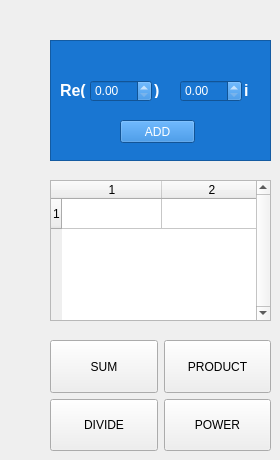
    <widget class="QWidget" name="tab_7">
     <attribute name="title">
      <string>Complex Maths</string>
     </attribute>
     <widget class="QFrame" name="frame_10">
      <property name="geometry">
       <rect>
        <x>50</x>
        <y>40</y>
        <width>221</width>
        <height>121</height>
       </rect>
      </property>
      <property name="styleSheet">
       <string notr="true">background:#1976d2;
color:white;
</string>
      </property>
      <property name="frameShape">
       <enum>QFrame::StyledPanel</enum>
      </property>
      <property name="frameShadow">
       <enum>QFrame::Raised</enum>
      </property>
      <widget class="QDoubleSpinBox" name="cnRe">
       <property name="geometry">
        <rect>
         <x>40</x>
         <y>40</y>
         <width>62</width>
         <height>22</height>
        </rect>
       </property>
      </widget>
      <widget class="QDoubleSpinBox" name="cnIm">
       <property name="geometry">
        <rect>
         <x>130</x>
         <y>40</y>
         <width>62</width>
         <height>22</height>
        </rect>
       </property>
      </widget>
      <widget class="QPushButton" name="addCMN">
       <property name="geometry">
        <rect>
         <x>70</x>
         <y>80</y>
         <width>75</width>
         <height>23</height>
        </rect>
       </property>
       <property name="text">
        <string>ADD</string>
       </property>
      </widget>
      <widget class="QLabel" name="label_40">
       <property name="geometry">
        <rect>
         <x>194</x>
         <y>42</y>
         <width>21</width>
         <height>16</height>
        </rect>
       </property>
       <property name="font">
        <font>
         <pointsize>12</pointsize>
         <weight>75</weight>
         <bold>true</bold>
        </font>
       </property>
       <property name="text">
        <string>i</string>
       </property>
      </widget>
      <widget class="QLabel" name="label_41">
       <property name="geometry">
        <rect>
         <x>10</x>
         <y>42</y>
         <width>28</width>
         <height>16</height>
        </rect>
       </property>
       <property name="font">
        <font>
         <pointsize>12</pointsize>
         <weight>75</weight>
         <bold>true</bold>
        </font>
       </property>
       <property name="text">
        <string>Re(</string>
       </property>
      </widget>
      <widget class="QLabel" name="label_42">
       <property name="geometry">
        <rect>
         <x>104</x>
         <y>42</y>
         <width>16</width>
         <height>16</height>
        </rect>
       </property>
       <property name="font">
        <font>
         <pointsize>12</pointsize>
         <weight>75</weight>
         <bold>true</bold>
        </font>
       </property>
       <property name="text">
        <string>)</string>
       </property>
      </widget>
     </widget>
     <widget class="QFrame" name="frame_11">
      <property name="geometry">
       <rect>
        <x>50</x>
        <y>180</y>
        <width>221</width>
        <height>141</height>
       </rect>
      </property>
      <property name="frameShape">
       <enum>QFrame::StyledPanel</enum>
      </property>
      <property name="frameShadow">
       <enum>QFrame::Raised</enum>
      </property>
      <widget class="QTableWidget" name="cNtbl">
       <property name="geometry">
        <rect>
         <x>0</x>
         <y>0</y>
         <width>221</width>
         <height>141</height>
        </rect>
       </property>
       <property name="verticalScrollBarPolicy">
        <enum>Qt::ScrollBarAlwaysOn</enum>
       </property>
       <property name="horizontalScrollBarPolicy">
        <enum>Qt::ScrollBarAlwaysOff</enum>
       </property>
       <property name="rowCount">
        <number>1</number>
       </property>
       <property name="columnCount">
        <number>2</number>
       </property>
       <row/>
       <column/>
       <column/>
      </widget>
     </widget>
     <widget class="QWidget" name="gridLayoutWidget">
      <property name="geometry">
       <rect>
        <x>50</x>
        <y>340</y>
        <width>221</width>
        <height>111</height>
       </rect>
      </property>
      <layout class="QGridLayout" name="gridLayout">
       <item row="1" column="1">
        <widget class="QPushButton" name="cnPowBtn">
         <property name="sizePolicy">
          <sizepolicy hsizetype="Minimum" vsizetype="MinimumExpanding">
           <horstretch>0</horstretch>
           <verstretch>0</verstretch>
          </sizepolicy>
         </property>
         <property name="minimumSize">
          <size>
           <width>0</width>
           <height>50</height>
          </size>
         </property>
         <property name="text">
          <string>POWER</string>
         </property>
        </widget>
       </item>
       <item row="0" column="0">
        <widget class="QPushButton" name="cnSumBtn">
         <property name="sizePolicy">
          <sizepolicy hsizetype="Minimum" vsizetype="MinimumExpanding">
           <horstretch>0</horstretch>
           <verstretch>0</verstretch>
          </sizepolicy>
         </property>
         <property name="minimumSize">
          <size>
           <width>0</width>
           <height>50</height>
          </size>
         </property>
         <property name="text">
          <string>SUM</string>
         </property>
        </widget>
       </item>
       <item row="1" column="0">
        <widget class="QPushButton" name="cnDivBtn">
         <property name="sizePolicy">
          <sizepolicy hsizetype="Minimum" vsizetype="MinimumExpanding">
           <horstretch>0</horstretch>
           <verstretch>0</verstretch>
          </sizepolicy>
         </property>
         <property name="text">
          <string>DIVIDE</string>
         </property>
        </widget>
       </item>
       <item row="0" column="1">
        <widget class="QPushButton" name="cnProdBtn">
         <property name="sizePolicy">
          <sizepolicy hsizetype="Minimum" vsizetype="MinimumExpanding">
           <horstretch>0</horstretch>
           <verstretch>0</verstretch>
          </sizepolicy>
         </property>
         <property name="minimumSize">
          <size>
           <width>0</width>
           <height>50</height>
          </size>
         </property>
         <property name="text">
          <string>PRODUCT</string>
         </property>
        </widget>
       </item>
      </layout>
     </widget>
    </widget>
